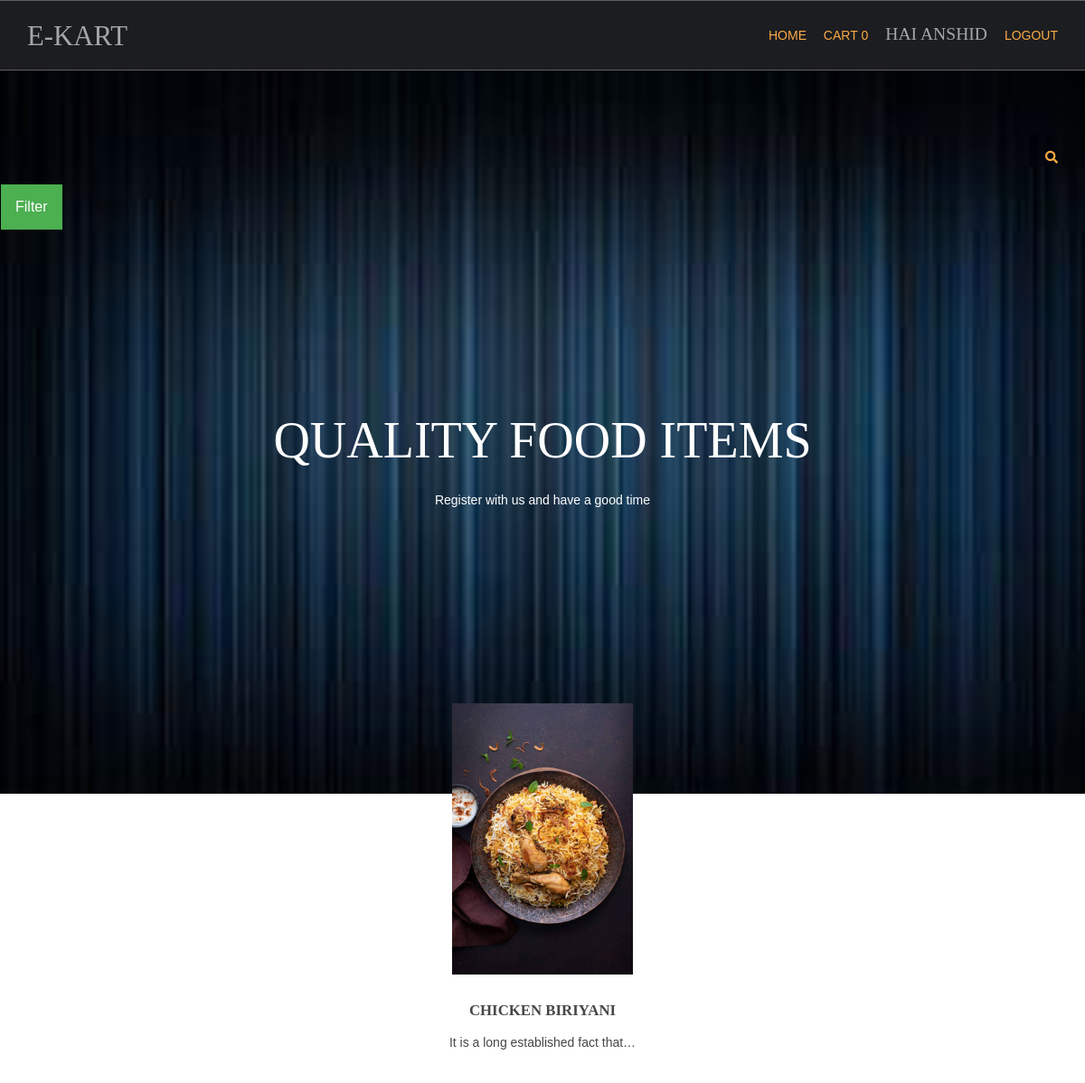
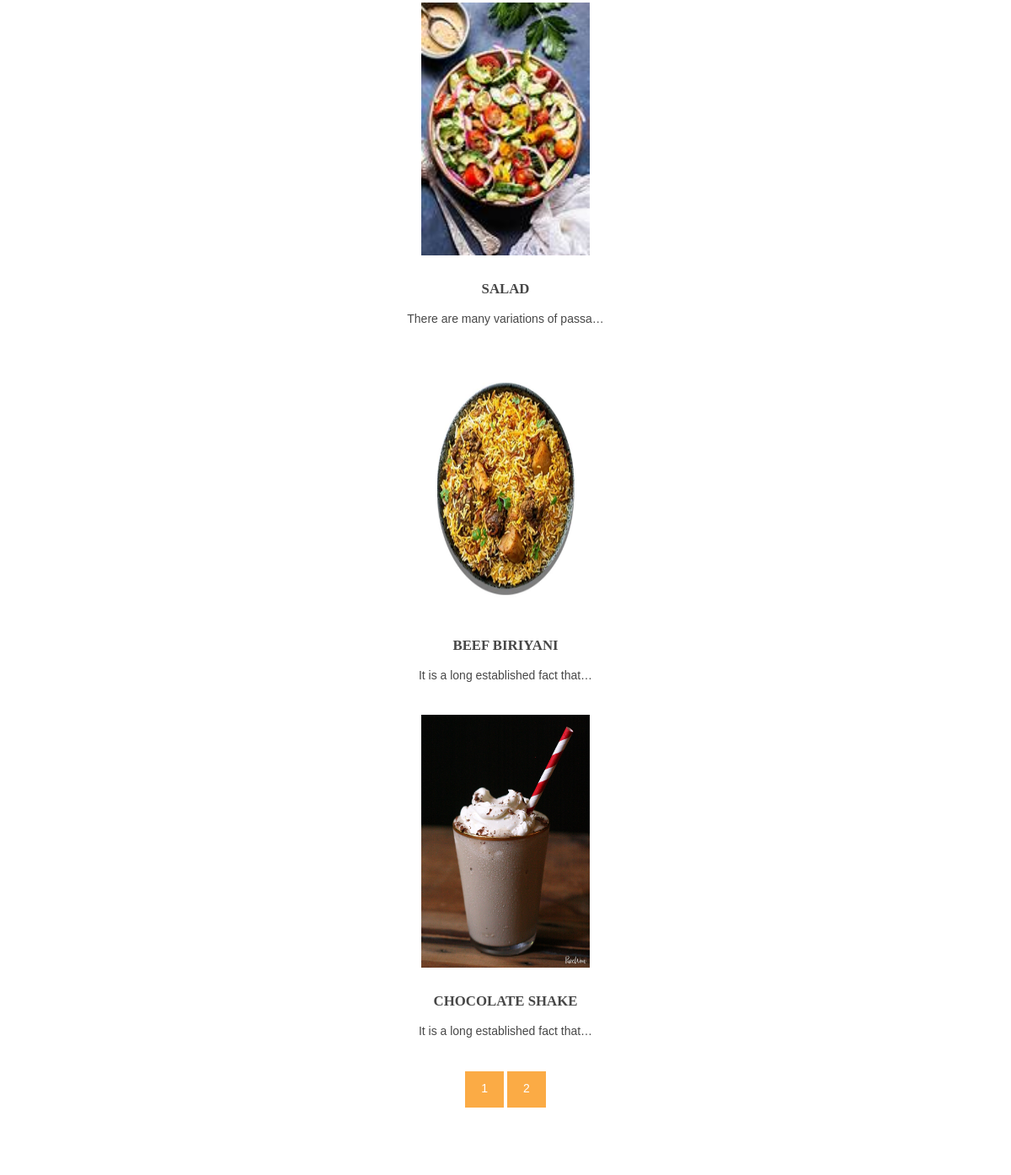
The app's page / (signed in) with its own data (2 pictures, top to bottom).
### shop/models.py (models this page shows, shortened)
class products(models.Model):
    name = models.CharField(max_length=250, unique=True)
    slug = models.SlugField(max_length=250, unique=True)
    img = models.ImageField(upload_to='pictures')
    desc = models.TextField()
    stock = models.IntegerField()
    available = models.BooleanField()
    price = models.IntegerField()
    category = models.ForeignKey(categ, on_delete=models.CASCADE)
    def get_url(self):
        return reverse('details', args=[self.category.slug, self.slug])

### shop/views.py (the view)
# urls.py: 2. Add a URL to urlpatterns:  path('', views.home, name='home')
def home(request, c_slug=None):
    c_page = None
    prodt = None
    if c_slug != None:
        c_page = get_object_or_404(categ, slug=c_slug)
        prodt = products.objects.filter(category=c_page, available=True)
    else:
        prodt = products.objects.all().filter(available=True)
    cat = categ.objects.all()
    paginator = Paginator(prodt, 4)
    try:
        page = int(request.GET.get('page', '1'))
    except:
        page = 1
    try:
        pro = paginator.page(page)
    except(EmptyPage, InvalidPage):
        pro = paginator.page(paginator.num_pages)
    return render(request, 'index.html', {'pr': prodt, 'ct': cat, 'pg': pro})

### cart/context_processor.py (called while the page is built)
def count(request):
    item_count=0
    if 'admin' in request.path:
        return {}
    else:
        try:
            ct=cartlist.objects.filter(cart_id=c_id(request))
            cti=items.objects.all().filter(cart=ct[:1])
            for c in cti:
                item_count+=c.quan
        except cartlist.DoesNotExist:
            item_count=0
        return dict(itc=item_count)

### cart/views.py (called while the page is built)
def c_id(request):
    ct_id=request.session.session_key
    if not ct_id:
       ct_id=request.session.create()
    return ct_id

### shop/models.py (called while the page is built)
    def get_url(self):
        return reverse('prod_cat', args=[self.slug])

### templates/index.html (shortened to what this page needs)
{% extends 'base.html' %}
{% load static %}
{% block content %}
<html lang="">
<head>
<link href="{% static 'hm/layout/styles/layout.css' %}" rel="stylesheet" type="text/css" media="all">
</head>
<body id="top">
<div class="abcd" style="background-image:url({% static 'hm/images/demo/backgrounds/qw.jpg' %});"><br>
<br>
    <div class="wrapper row0"><br>
      <div id="topbar" class="hoc clear">
         <div class="fl_right">
            <ul class="nospace">
              <li id="searchform">
              </li>
             </ul>
         </div>
      </div>
    </div>
<div class="dropdown">
  <button class="dropbtn">Filter</button>
</div>
  <div id="pageintro" class="hoc clear">
    <article>
      <h3 class="heading">quality food items</h3>
      <p>Register with us and have a good time</p>
    </article>
  </div>
</div>
<div class="wrapper row3">
  <main class="hoc container">
    <section id="introblocks">
      <div >
        {% for i in pg.object_list %}
          <figure><a href={{i.get_url}}><img src="{{i.img.url}}" alt="" style="width:200;height:300"></a>
            <figcaption>
              <h4 class="heading">{{i.name}} </h4>
              <p>{{i.desc|truncatechars:35}}</p><br>
            </figcaption>
          </figure>
        {% endfor %}
      </div>
    </section>
<center>
  {% for p in pg.paginator.page_range %}
  <a href="?page={{p}}" class="btn btn-light btn-sm{% if pg.paginator == p %} active {% endif %}">{{p}}</a>
  {% endfor %}
</center>
  </main>
</div>
</body>
</html>
{% endblock %}

### templates/base.html (shortened to what this page needs)
{% load static %}
<html lang="">
<head>
<link href="{% static 'hm/layout/styles/layout.css' %}" rel="stylesheet" type="text/css" media="all">
</head>
<body id="top">
  <div class="wrapper row1">
    <header id="header" class="hoc clear">
      <div id="logo" class="fl_left">
        <h1><a href="/">E-kart</a></h1>
      </div>
      <nav id="mainav" class="fl_right">
        <ul class="clear">
          <li class="active"><a href="/">Home</a></li>
          <li class="active"><a href={% url 'cartDetails' %}>Cart&nbsp;{{itc}}</a></li>
          {% if user.is_authenticated %}
          <li> <h3> Hai {{user.username}}</h3></li>
          <li class="active"><a href="{% url 'logout' %}">Logout</a></li>
          {% else %}
          <li class="active"><a href={% url 'register' %}>Register</a></li>
          <li class="active"><a href="{% url 'login' %}">Login</a></li>
          {% endif %}
        </ul>
      </nav>
    </header>
  </div>
  {% block content %}
  {% endblock %}
  </body>
  </html>

### static/hm/layout/styles/layout.css (style rules this page uses)
.row1 { border:solid; border-width:1px 0; }
#topbar { padding:20px 0; font-size:.8rem; text-transform:uppercase; }
#topbar ul li { display:inline-block; margin-right:15px; }
#topbar ul li:last-child { margin-right:0; padding-right:0; border-right:none; }
#topbar #searchform { position:relative; line-height:1; z-index:9999; }
#topbar #searchform::after { display:block; height:18px; line-height:18px; padding:0; font-family:"Font Awesome\ 5 Free"; font-weight:900; font-size:1rem; content:"\f002"; }
#topbar #searchform ::placeholder { text-transform:capitalize; }
#header #logo { margin:22px 0 0 0; }
#header #logo h1 { margin:0; padding:0; font-size:2.2rem; text-transform:uppercase; }
#pageintro { padding:200px 0 300px; }
#pageintro article, #pageintro article p { display:block; max-width:75%; margin:0 auto; text-align:center; }
#pageintro article p { max-width:65%; line-height:2rem; }
#pageintro .heading { margin-bottom:20px; font-size:4rem; }
.container { padding:80px 0; }
#introblocks { display:block; position:relative; margin:-180px 0 0 0; z-index:1; text-align:center; }
#introblocks figure figcaption { display:block; padding:30px 0 0 0; text-align:center; }
#introblocks figure figcaption .heading { font-size:1.2rem; font-weight:700; margin-bottom:0; }
*, *::before, *::after { transition:all .3s ease-in-out; }
nav ul, nav ol { margin:0; padding:0; list-style:none; }
#mainav, #breadcrumb, .sidebar nav { line-height:normal; }
#mainav ul { text-transform:uppercase; }
#mainav li { display:inline-block; position:relative; margin:0 15px 0 0; padding:0; }
#mainav li:last-child { margin-right:0; }
#mainav li a { display:block; padding:30px 0; }
body { color:#A5A6AA; background-color:#1C1D21; }
a { color:#FBAB45; }
.btn, .btn.inverse:hover { color:#FFFFFF; background-color:#FBAB45; border-color:#FBAB45; }
.row1 { border-color:rgba(255,255,255,.3); }
.row3 { color:#474747; background-color:#FFFFFF; }
#topbar #searchform { color:#FBAB45; }
#header #logo h1 a { color:inherit; }
#pageintro { color:#FFFFFF; }
#mainav li a { color:inherit; }
#mainav .active a, #mainav a:hover, #mainav li:hover > a { color:#FBAB45; background-color:inherit; }
@media screen and (min-width:1140px) { .hoc { max-width:1140px; } }

### static/hm/layout/styles/framework.css (style rules this page uses)
html { overflow-y:scroll; overflow-x:hidden; }
html, body { margin:0; padding:0; font-size:14px; line-height:1.6em; }
*, *::before, *::after { box-sizing:border-box; }
.nospace { margin:0; padding:0; list-style:none; }
.btn { display:inline-block; padding:8px 18px 10px; text-transform:uppercase; border:1px solid; }
.clear, .group { display:block; }
.clear::before, .clear::after, .group::before, .group::after { display:table; content:""; }
.clear, .clear::after, .group, .group::after { clear:both; }
a { outline:none; text-decoration:none; }
.fl_left, .imgl { float:left; }
.fl_right, .imgr { float:right; }
img { width:auto; max-width:100%; height:auto; margin:0; padding:0; border:none; line-height:normal; vertical-align:middle; }
body, input, textarea, select { font-family:Verdana, Geneva, sans-serif; }
h1, h2, h3, h4, h5, h6, .heading { font-family:Georgia, "Times New Roman", Times, serif; }
label, input, textarea, select, button { display:block; resize:none; outline:none; color:inherit; font-size:inherit; font-family:inherit; vertical-align:middle; }
::placeholder { opacity:1; }
h1, h2, h3, h4, h5, h6, .heading { margin:0 0 20px 0; font-size:1.4rem; line-height:normal; font-weight:normal; text-transform:uppercase; }
.wrapper { display:block; position:relative; width:100%; margin:0; padding:0; text-align:left; word-wrap:break-word; }
.hoc { display:block; margin:0 auto; }
address, article, aside, figcaption, figure, footer, header, main, nav, section { display:block; margin:0; padding:0; }

### templates/index.html (style rules this page uses)
.dropbtn { background-color: #4CAF50; color: white; padding: 16px; font-size: 16px; border: none; cursor: pointer; }
.dropdown { position: relative; display: inline-block; padding: 1px; }
.abcd { height: 100%; background-position: center; background-repeat: no-repeat; background-size: cover; }

### records on screen
products: img (picture), name "CHICKEN BIRIYANI", desc "It is a long established fact that…"
products: img (picture), name "SALAD", desc "There are many variations of passa…"
products: img (picture), name "BEEF BIRIYANI", desc "It is a long established fact that…"
products: img (picture), name "CHOCOLATE SHAKE", desc "It is a long established fact that…"

### other values on screen
{{ itc }} "0"
{{ user.username }} "ANSHID"
{{ p }} "1" "2"
